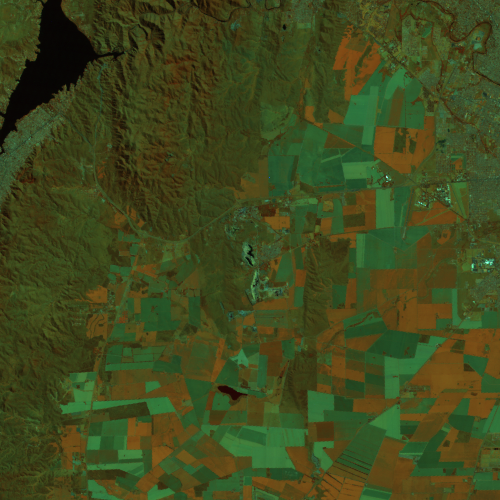
#> input picture images/cordoba457_cesar.tif, 1000 x 1000 px, found by its file name (shown at 1/2 size)
$ python TeleVision.py   (Python 2 division)   (older library calls are emulated)
#> lines starting #> are read from the running program, lines starting #| are printed output that depends on the picture
# -*- coding: utf-8 -*-
"""
Created on Tue Jul 31 09:31:57 2018

@author: cosimani
"""

import numpy as np
from skimage import io
from sklearn.cluster import KMeans
import matplotlib.pyplot as plt

import sys

print "Número de parámetros: ", len(sys.argv)
print "Lista de argumentos: ", sys.argv


classes = { 'vegetation': 0, 'building': 1, 'water': 2 }
n_classes = len( classes )
palette = np.uint8( [ [ 0, 255, 0 ], [ 255, 0, 0 ], [ 0, 0, 255 ] ] )

#n_classes = 3

# # Para 3 classes
#palette = np.uint8( [ [ 0, 255, 0 ], [ 255, 0, 0 ], [ 0, 0, 255 ] ] )


# # Para 4 classes
#palette = np.uint8( [ [ 0, 255, 0 ], [ 255, 0, 0 ], [ 0, 0, 255 ],
#                      [ 0, 255, 255 ] ] )

# # Para 5 classes
#palette = np.uint8( [ [ 0, 255, 0 ], [ 255, 0, 0 ], [ 0, 0, 255 ],
#                      [ 0, 255, 255 ], [ 255, 0, 255 ] ] )


dir_de_trabajo = '/home/cosimani/Proyecto/2018/Curso FAMAF/TeleVisión/TeleVision/images/'
nombreArchivo = 'cordoba457_cesar.tif'


#img = io.imread('https://i.stack.imgur.com/TFOv7.png')
img = io.imread( dir_de_trabajo + nombreArchivo )
#> img is the input picture: shape (1000, 1000, 3); mean R, G, B 62.7, 72.4, 29.2
rows, cols, bands = img.shape
#> rows = 1000; cols = 1000; bands = 3

print ( 'rows=', rows, ' cols=', cols, ' bands=', bands )
#| rows= 1000  cols= 1000  bands= 3

plt.figure( num = 1, figsize = ( 12, 6 ) )
plt.title( 'Córdoba - 3 bandas' )
plt.imshow( img, vmin = 0, vmax = 255, cmap = 'gray' )
plt.axis( 'off' )


# No supervisado
X = img.reshape( rows * cols, bands )


kmeans = KMeans( n_clusters = n_classes, random_state = 0 ).fit( X )
unsupervised = kmeans.labels_.reshape( rows, cols )
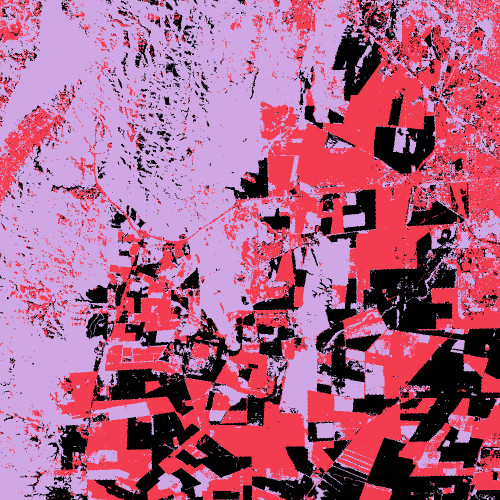
#> unsupervised: shape (1000, 1000) int32 (shown at 1/2 size); 3 distinct labels, from 0 to 2; one colour per label, 0 black

plt.figure( num = 2, figsize = ( 12, 6 ) )
plt.title( 'Córdoba - No supervisado' )
io.imshow( palette[ unsupervised ] )
plt.axis( 'off' )


# Supervisado


supervised = n_classes * np.ones( shape = ( rows, cols ), dtype = np.int )
#supervised[ 200 : 220, 150 : 170 ] = classes[ 'building' ]
#supervised[ 40 : 60, 40 : 60 ] = classes[ 'vegetation' ]
#supervised[ 100 : 120, 200 : 220 ] = classes[ 'water' ]
supervised[ 95 : 144, 72 : 133 ] = classes[ 'building' ]
supervised[ 838 : 859, 621 : 644 ] = classes[ 'vegetation' ]
supervised[ 734 : 755, 506 : 529 ] = classes[ 'water' ]


print( supervised )

y = supervised.ravel()
train = np.flatnonzero( supervised < n_classes )
test = np.flatnonzero( supervised == n_classes )

from sklearn.svm import SVC

clf = SVC()

print( 'X.shape =', X.shape, ' y.shape =', y.shape, ' train =', train, ' test =', test )
#> (printed output is left out)

clf.fit( X[ train ], y[ train ] )
y[ test ] = clf.predict( X[ test ] )
supervised = y.reshape( rows, cols )
#io.imshow( palette[ supervised ] )

plt.figure( num = 3, figsize = ( 12, 6 ) )
plt.title( 'Córdoba - Supervisado' )
io.imshow( palette[ supervised ] )
plt.axis( 'off' )
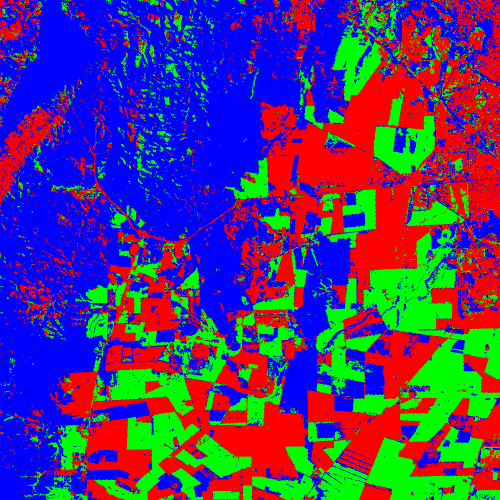
#> shown: shape (1000, 1000, 3) (shown at 1/2 size); mean R, G, B 78.8, 56.2, 120
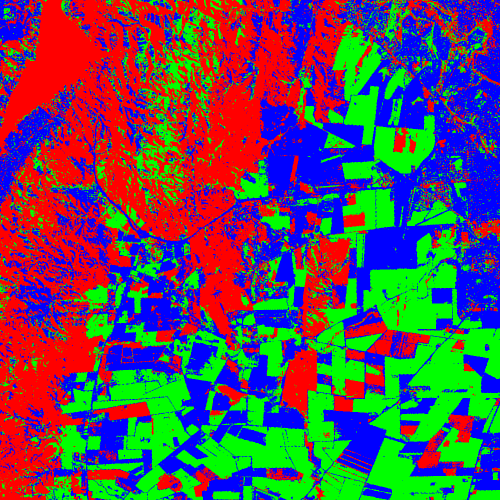
#> shown: shape (1000, 1000, 3) (shown at 1/2 size); mean R, G, B 90, 78, 87
